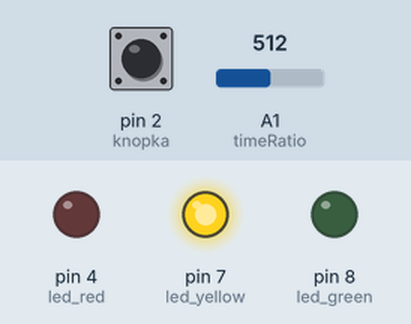
Recording of a sketch running on a simulated Arduino Uno, built with avr-gcc and run on an emulated ATmega328P. Parts: output pins drawn as LEDs (lit = HIGH). The test bench sets the inputs (shaded band); at power-on: A1 (timeRatio) = 512, pin 2 (knopka) HIGH.

Above: at 1.9 s.
2.0 s: A1 (timeRatio) set to 716
At 3.6 s:
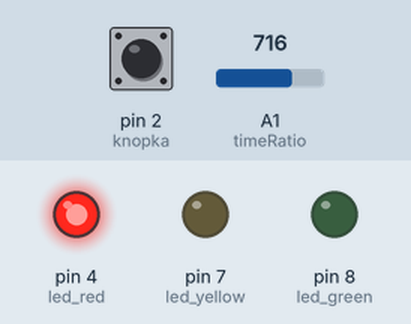
At 14.7 s:
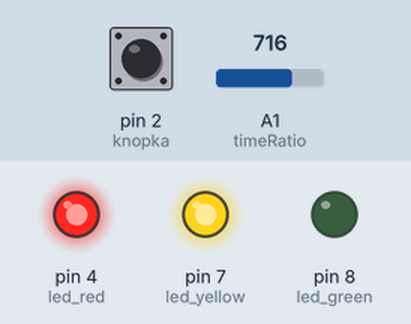
Timing chart, 0 to 25.5 s (numbered marks = the images above; inputs shaded):
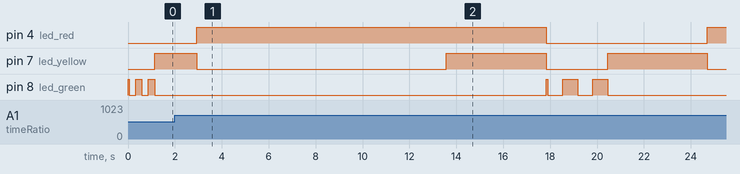

The sketch:

svetoforV45.ino
```cpp
// https://www.tinkercad.com/things/38VY0RgLkW5
int led_red = 4;
int led_yellow = 7;
int led_green = 8;
int knopka = 2;
int timeRatio = 1;
int schetchik;
double timeratio;
double timeration;

void setup() {
  pinMode(led_red, OUTPUT);
  pinMode(led_yellow, OUTPUT);
  pinMode(led_green, OUTPUT);
  pinMode(knopka, INPUT);
  pinMode(timeRatio, INPUT);
}

void TimeRation() {

  timeration = analogRead (timeRatio);

  if (timeration > 511) {
      timeration = (map(timeration, 511, 1024, 100, 410)) ;
      timeratio=(timeration/100)-0.1;

  } else {
      timeration = (map(timeration, 0, 512, 25, 100)) ;
    timeratio=timeration/100;

  };
}

void RED () {
  TimeRation();
  digitalWrite (led_red, HIGH);
  delay (5000 * timeratio);
  digitalWrite (led_yellow, HIGH);
  delay (2000 * timeratio);
  digitalWrite (led_red, LOW);
  digitalWrite (led_yellow, LOW);
}

void YELLOW () {
  TimeRation();
  digitalWrite (led_yellow, HIGH);
  delay (2000 * timeratio);
  digitalWrite (led_yellow, LOW);
}

void GREEN () {
  TimeRation();
  digitalWrite (led_green, HIGH);
  delay (5000 * timeratio);
  digitalWrite (led_green, LOW);
  delay (300 * timeratio );
  digitalWrite (led_green, HIGH);
  delay (300 * timeratio );
  digitalWrite (led_green, LOW);
  delay (300 * timeratio);
  digitalWrite (led_green, HIGH);
  delay (300 * timeratio);
  digitalWrite (led_green, LOW);
  delay (300 * timeratio);
  digitalWrite (led_green, HIGH);
  delay (300 * timeratio);
  digitalWrite (led_green, LOW);
}

void GREENKNOPKA () {
  schetchik = 0;
  TimeRation();
  do {
    digitalWrite (led_green, HIGH);
    delay (50);
    schetchik++;
  } while ((digitalRead (knopka) == LOW) && (schetchik < (200 * timeratio)));

  digitalWrite (led_green, LOW);
  delay (300 * timeratio);
  digitalWrite (led_green, HIGH);
  delay (300 * timeratio);
  digitalWrite (led_green, LOW);
  delay (300 * timeratio);
  digitalWrite (led_green, HIGH);
  delay (300 * timeratio);
  digitalWrite (led_green, LOW);

}


void loop() {

  GREENKNOPKA();
  YELLOW();
  RED();


}
```
